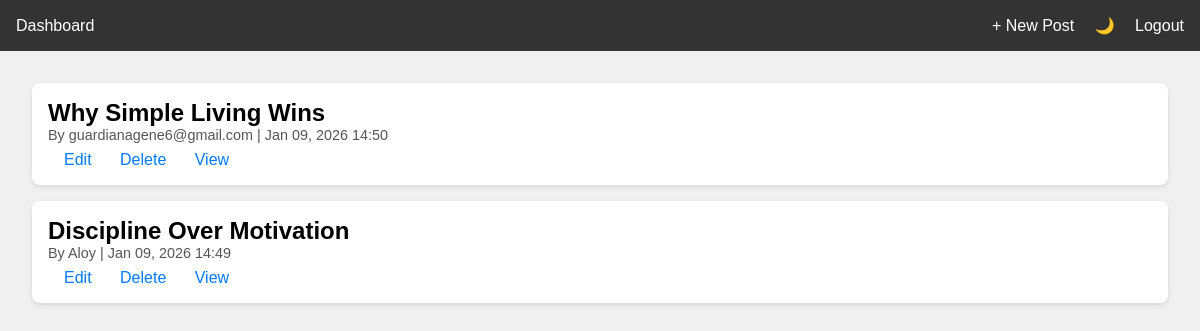
Page /dashboard (signed in) on the earlier database version.
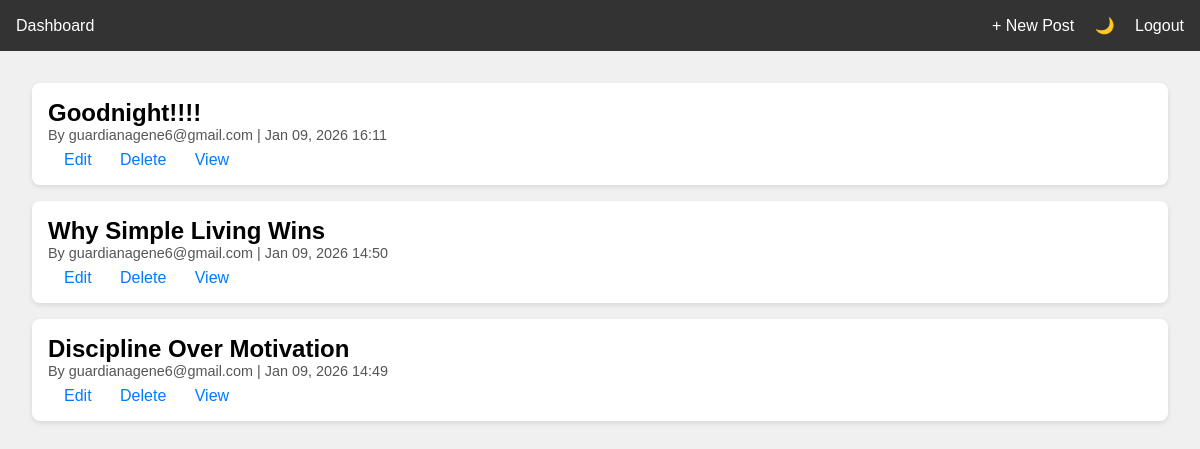
Same page on the later database version.
### app.py (models this page shows)
class Post(db.Model):
    id = db.Column(db.Integer, primary_key=True)
    title = db.Column(db.String(200), nullable=False)
    content = db.Column(db.Text, nullable=False)
    slug = db.Column(db.String(200), unique=True, nullable=False)
    author = db.Column(db.String(80), nullable=False)
    created_at = db.Column(db.DateTime, default=datetime.utcnow)

### app.py (the view)
@app.route('/dashboard')
def dashboard():
    if not session.get('user_id'):
        flash("Please login first!")
        return redirect(url_for('login'))
    posts = Post.query.order_by(Post.created_at.desc()).all()
    return render_template('dashboard.html', posts=posts)

### templates/dashboard.html (shortened to what this page needs)
<!DOCTYPE html>
<html lang="en">
<head>
</head>
<body>
<header>
    <div>Dashboard</div>
    <div>
        <a href="{{ url_for('create_post') }}">+ New Post</a>
        <span class="toggle-btn" id="modeToggle">🌙</span>
        <a href="{{ url_for('logout') }}">Logout</a>
    </div>
</header>
<div class="container">
    {% for post in posts %}
    <div class="post">
        <h2>{{ post.title }}</h2>
        <div class="meta">By {{ post.author }} | {{ post.created_at.strftime('%b %d, %Y %H:%M') }}</div>
        <div class="actions">
            <a href="{{ url_for('edit_post', post_id=post.id) }}">Edit</a>
            <a href="{{ url_for('delete_post', post_id=post.id) }}">Delete</a>
            <a href="{{ url_for('view_post', slug=post.slug) }}">View</a>
        </div>
    </div>
    {% else %}
    <p>No posts yet. <a href="{{ url_for('create_post') }}">Create your first post</a>.</p>
    {% endfor %}
</div>
</body>
</html>

Differences in the rows shown:
added Post: title "Goodnight!!!!", author "guardianagene6@gmail.com", created_at "Jan 09, 2026 16:11"
changed Post "Discipline Over Motivation": author "Aloy" → "guardianagene6@gmail.com"
